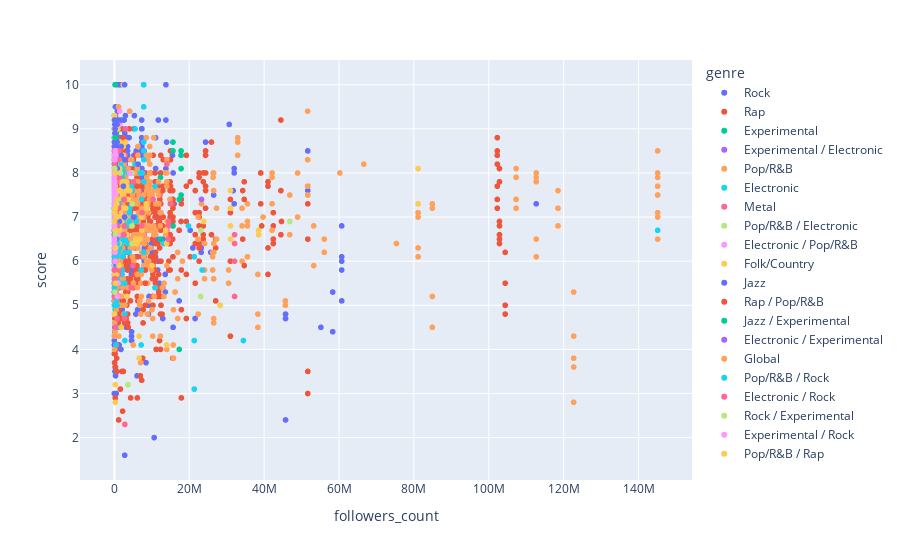

Notebook cell for this chart:
### Code cell
px.scatter(df_filtered, x='followers_count', y='score', color='genre')

### Figure 1 — Plotly figure (JSON) as saved in the notebook; plotly's stock layout.template omitted (floating-point values rounded to 4 significant figures; data arrays with more than 128 entries replaced by an {"elided": "..."} marker saying what was removed)
{"data": [{"hovertemplate": "genre=Rock<br>followers_count=%{x}<br>score=%{y}<extra></extra>", "legendgroup": "Rock", "marker": {"color": "#636efa", "symbol": "circle"}, "mode": "markers", "name": "Rock", "showlegend": true, "type": "scattergl", "x": {"elided": "2407 float values"}, "xaxis": "x", "y": {"elided": "2407 float values"}, "yaxis": "y"}, {"hovertemplate": "genre=Rap<br>followers_count=%{x}<br>score=%{y}<extra></extra>", "legendgroup": "Rap", "marker": {"color": "#EF553B", "symbol": "circle"}, "mode": "markers", "name": "Rap", "showlegend": true, "type": "scattergl", "x": {"elided": "1334 float values"}, "xaxis": "x", "y": {"elided": "1334 float values"}, "yaxis": "y"}, {"hovertemplate": "genre=Experimental<br>followers_count=%{x}<br>score=%{y}<extra></extra>", "legendgroup": "Experimental", "marker": {"color": "#00cc96", "symbol": "circle"}, "mode": "markers", "name": "Experimental", "showlegend": true, "type": "scattergl", "x": {"elided": "696 float values"}, "xaxis": "x", "y": {"elided": "696 float values"}, "yaxis": "y"}, {"hovertemplate": "genre=Experimental / Electronic<br>followers_count=%{x}<br>score=%{y}<extra></extra>", "legendgroup": "Experimental / Electronic", "marker": {"color": "#ab63fa", "symbol": "circle"}, "mode": "markers", "name": "Experimental / Electronic", "showlegend": true, "type": "scattergl", "x": [666100.0, 666100.0, 666100.0, 666100.0, 54030.0, 11860.0, 4636000.0, 93220.0, 19100.0, 10600.0, 57280.0, 10350.0, 10350.0, 2029.0, 2029.0, 3488.0, 3212.0, 7396.0, 4410.0, 114900.0, 114900.0, 11910.0, 11910.0, 11910.0, 5213.0, 5213.0, 34050.0, 306.0, 12560.0, 12560.0, 10190.0, 24670.0, 24670.0, 24670.0, 24670.0, 24670.0, 24670.0, 6905.0, 809200.0, 809200.0, 809200.0], "xaxis": "x", "y": [7.4, 7.9, 5.6, 8.2, 7.3, 7.4, 8.0, 8.2, 7.5, 7.8, 6.7, 7.7, 7.8, 7.7, 8.0, 7.3, 6.7, 7.1, 7.6, 6.5, 6.7, 7.4, 7.6, 6.7, 7.7, 7.1, 5.8, 7.8, 7.4, 7.6, 6.8, 7.7, 7.6, 7.3, 6.7, 7.5, 7.6, 7.6, 7.7, 7.9, 7.3], "yaxis": "y"}, {"hovertemplate": "genre=Pop/R&B<br>followers_count=%{x}<br>score=%{y}<extra></extra>", "legendgroup": "Pop/R&B", "marker": {"color": "#FFA15A", "symbol": "circle"}, "mode": "markers", "name": "Pop/R&B", "showlegend": true, "type": "scattergl", "x": {"elided": "930 float values"}, "xaxis": "x", "y": {"elided": "930 float values"}, "yaxis": "y"}, {"hovertemplate": "genre=Electronic<br>followers_count=%{x}<br>score=%{y}<extra></extra>", "legendgroup": "Electronic", "marker": {"color": "#19d3f3", "symbol": "circle"}, "mode": "markers", "name": "Electronic", "showlegend": true, "type": "scattergl", "x": {"elided": "1085 float values"}, "xaxis": "x", "y": {"elided": "1085 float values"}, "yaxis": "y"}, {"hovertemplate": "genre=Metal<br>followers_count=%{x}<br>score=%{y}<extra></extra>", "legendgroup": "Metal", "marker": {"color": "#FF6692", "symbol": "circle"}, "mode": "markers", "name": "Metal", "showlegend": true, "type": "scattergl", "x": {"elided": "168 float values"}, "xaxis": "x", "y": {"elided": "168 float values"}, "yaxis": "y"}, {"hovertemplate": "genre=Pop/R&B / Electronic<br>followers_count=%{x}<br>score=%{y}<extra></extra>", "legendgroup": "Pop/R&B / Electronic", "marker": {"color": "#B6E880", "symbol": "circle"}, "mode": "markers", "name": "Pop/R&B / Electronic", "showlegend": true, "type": "scattergl", "x": [521700.0, 521700.0, 23070000.0, 23070000.0, 19340.0, 46850000.0, 7740.0, 96100.0, 3631000.0, 5522.0, 5522.0, 4745000.0, 4745000.0, 4745000.0, 4745000.0, 402600.0, 402600.0, 402600.0, 24370.0, 82830.0, 173600.0, 173600.0, 15810.0, 32640.0, 32640.0], "xaxis": "x", "y": [7.2, 7.4, 6.7, 5.2, 7.9, 6.9, 6.7, 6.3, 3.2, 6.8, 7.0, 7.3, 6.8, 6.4, 8.0, 8.0, 7.7, 8.2, 7.6, 7.2, 5.8, 6.2, 7.8, 7.4, 6.3], "yaxis": "y"}, {"hovertemplate": "genre=Electronic / Pop/R&B<br>followers_count=%{x}<br>score=%{y}<extra></extra>", "legendgroup": "Electronic / Pop/R&B", "marker": {"color": "#FF97FF", "symbol": "circle"}, "mode": "markers", "name": "Electronic / Pop/R&B", "showlegend": true, "type": "scattergl", "x": [21110.0, 40660.0, 1747000.0, 2655.0, 2441000.0, 2441000.0, 431800.0, 431800.0, 1440000.0, 1440000.0, 1440000.0, 14940.0, 594500.0, 13480.0, 13480.0, 269400.0, 4107000.0, 21780.0, 3934.0, 4308.0, 808400.0, 30710.0, 990400.0, 990400.0, 63990.0, 18590.0, 4425.0, 732700.0, 14510.0, 83420.0, 50780.0, 8429.0], "xaxis": "x", "y": [7.4, 8.2, 7.1, 7.4, 8.4, 8.4, 8.6, 7.7, 9.4, 7.8, 9.1, 7.8, 7.4, 7.6, 7.9, 8.0, 8.0, 7.2, 6.4, 8.2, 5.2, 7.0, 6.6, 5.5, 6.5, 5.7, 8.5, 7.3, 6.6, 5.9, 8.1, 7.4], "yaxis": "y"}, {"hovertemplate": "genre=Folk/Country<br>followers_count=%{x}<br>score=%{y}<extra></extra>", "legendgroup": "Folk/Country", "marker": {"color": "#FECB52", "symbol": "circle"}, "mode": "markers", "name": "Folk/Country", "showlegend": true, "type": "scattergl", "x": {"elided": "378 float values"}, "xaxis": "x", "y": {"elided": "378 float values"}, "yaxis": "y"}, {"hovertemplate": "genre=Jazz<br>followers_count=%{x}<br>score=%{y}<extra></extra>", "legendgroup": "Jazz", "marker": {"color": "#636efa", "symbol": "circle"}, "mode": "markers", "name": "Jazz", "showlegend": true, "type": "scattergl", "x": {"elided": "217 float values"}, "xaxis": "x", "y": {"elided": "217 float values"}, "yaxis": "y"}, {"hovertemplate": "genre=Rap / Pop/R&B<br>followers_count=%{x}<br>score=%{y}<extra></extra>", "legendgroup": "Rap / Pop/R&B", "marker": {"color": "#EF553B", "symbol": "circle"}, "mode": "markers", "name": "Rap / Pop/R&B", "showlegend": true, "type": "scattergl", "x": [17910.0, 69020.0, 102300000.0, 102300000.0, 102300000.0, 102300000.0, 102300000.0, 102300000.0, 102300000.0, 624700.0, 624700.0, 624700.0, 624700.0, 6033000.0, 3221000.0, 34690000.0, 34690000.0, 34690000.0, 39090000.0, 145800.0, 10900000.0, 4858.0, 3629.0, 36480.0, 24460.0, 7823.0, 8253000.0, 8253000.0, 8253000.0, 7309000.0, 14890000.0, 1148000.0], "xaxis": "x", "y": [6.7, 6.7, 8.2, 8.5, 7.2, 7.7, 8.4, 7.4, 8.8, 7.2, 7.7, 7.7, 8.3, 7.7, 6.0, 7.4, 7.8, 5.9, 8.0, 7.3, 6.4, 7.3, 7.2, 7.0, 6.5, 7.7, 5.5, 5.0, 5.8, 7.7, 6.5, 8.0], "yaxis": "y"}, {"hovertemplate": "genre=Jazz / Experimental<br>followers_count=%{x}<br>score=%{y}<extra></extra>", "legendgroup": "Jazz / Experimental", "marker": {"color": "#00cc96", "symbol": "circle"}, "mode": "markers", "name": "Jazz / Experimental", "showlegend": true, "type": "scattergl", "x": [225400.0, 225400.0, 225400.0, 5907.0, 236300.0, 211.0, 9720.0, 9720.0, 9720.0, 9720.0, 5644.0, 5644.0, 7827.0, 7827.0, 7827.0, 7827.0, 486.0, 658.0, 412000.0, 2665.0, 8044.0, 105000.0, 105000.0, 6616.0, 6616.0, 5740.0, 59060.0, 11440.0, 16380.0, 31980.0], "xaxis": "x", "y": [8.8, 8.5, 8.4, 7.6, 8.5, 7.1, 7.7, 6.9, 7.8, 7.9, 8.0, 8.1, 8.0, 7.7, 6.9, 7.7, 7.4, 8.0, 7.8, 7.7, 7.1, 8.3, 8.5, 7.5, 7.3, 7.2, 7.3, 7.3, 7.8, 7.5], "yaxis": "y"}, {"hovertemplate": "genre=Electronic / Experimental<br>followers_count=%{x}<br>score=%{y}<extra></extra>", "legendgroup": "Electronic / Experimental", "marker": {"color": "#ab63fa", "symbol": "circle"}, "mode": "markers", "name": "Electronic / Experimental", "showlegend": true, "type": "scattergl", "x": [1.0, 36300.0, 36300.0, 70190.0, 70190.0, 70190.0, 70190.0, 70190.0, 828900.0, 159700.0, 1159.0, 110100.0, 29630.0, 130400.0, 31520.0, 3875.0, 1403.0, 489.0, 5918.0, 5918.0, 2019.0, 256600.0, 256600.0, 256600.0, 11550.0, 11550.0, 1322.0, 11720.0, 20290.0, 1866.0, 10320.0, 10320.0, 82190.0, 84910.0, 63510.0, 693.0, 21480.0, 21480.0, 21480.0, 1262.0, 797.0, 17640.0, 17640.0, 17640.0, 17640.0, 5832.0, 5832.0, 7008.0, 74480.0, 4700.0, 4700.0, 4700.0, 33310.0, 33310.0, 4982.0, 4661.0, 617.0, 7325.0, 10090.0, 31980.0, 31980.0, 1248.0, 1215.0, 125500.0, 925.0, 35650.0, 156700.0, 27340.0, 23270000.0, 24300.0, 24300.0, 87020.0, 10540.0, 13500.0, 7379.0, 26290.0, 26290.0], "xaxis": "x", "y": [7.5, 7.6, 7.7, 6.8, 7.8, 6.0, 7.4, 7.3, 6.8, 6.8, 7.6, 6.8, 7.7, 7.4, 7.0, 7.4, 7.2, 7.2, 7.3, 7.0, 6.6, 7.7, 6.2, 7.6, 7.8, 8.0, 7.1, 7.5, 7.6, 7.4, 7.4, 7.7, 8.0, 7.3, 7.3, 6.8, 7.6, 7.4, 7.4, 7.1, 7.7, 7.2, 7.1, 7.2, 8.0, 7.5, 7.5, 7.8, 7.3, 7.7, 7.6, 8.0, 6.2, 6.7, 6.4, 7.4, 7.2, 8.3, 7.8, 7.0, 7.4, 6.9, 7.3, 7.2, 7.8, 7.4, 7.1, 7.7, 7.4, 6.9, 7.7, 7.0, 7.0, 7.7, 7.7, 8.0, 7.9], "yaxis": "y"}, {"hovertemplate": "genre=Global<br>followers_count=%{x}<br>score=%{y}<extra></extra>", "legendgroup": "Global", "marker": {"color": "#FFA15A", "symbol": "circle"}, "mode": "markers", "name": "Global", "showlegend": true, "type": "scattergl", "x": [253100.0, 2154.0, 633800.0, 7.0, 680.0, 674800.0, 196700.0, 4687.0, 836.0, 1247.0, 1615.0, 7705.0, 163000.0, 11800000.0, 462700.0], "xaxis": "x", "y": [7.7, 7.2, 7.6, 7.8, 7.3, 8.5, 7.7, 7.3, 6.9, 7.4, 6.2, 7.7, 7.5, 7.8, 7.1], "yaxis": "y"}, {"hovertemplate": "genre=Pop/R&B / Rock<br>followers_count=%{x}<br>score=%{y}<extra></extra>", "legendgroup": "Pop/R&B / Rock", "marker": {"color": "#19d3f3", "symbol": "circle"}, "mode": "markers", "name": "Pop/R&B / Rock", "showlegend": true, "type": "scattergl", "x": [51170.0, 869300.0, 1292.0, 251900.0, 106200.0, 106200.0, 986400.0, 137500.0, 963000.0, 963000.0, 963000.0, 24520.0, 129600.0, 129600.0, 129600.0, 24470.0, 7162000.0, 7162000.0, 1430.0, 47790.0, 120200.0, 447200.0, 57130.0, 42280.0, 7841000.0, 7841000.0, 7841000.0, 7841000.0, 7841000.0, 7841000.0, 7841000.0, 7841000.0, 7841000.0, 354400.0, 354400.0, 19790000.0, 631.0], "xaxis": "x", "y": [6.3, 6.4, 6.8, 7.2, 8.3, 7.7, 5.9, 7.3, 7.2, 6.8, 7.3, 7.2, 6.8, 7.7, 7.3, 7.5, 5.8, 4.1, 7.0, 6.8, 7.5, 7.8, 7.7, 6.4, 10.0, 8.5, 9.5, 10.0, 8.3, 10.0, 6.2, 8.7, 7.8, 7.5, 7.2, 6.8, 7.2], "yaxis": "y"}, {"hovertemplate": "genre=Electronic / Rock<br>followers_count=%{x}<br>score=%{y}<extra></extra>", "legendgroup": "Electronic / Rock", "marker": {"color": "#FF6692", "symbol": "circle"}, "mode": "markers", "name": "Electronic / Rock", "showlegend": true, "type": "scattergl", "x": [7391.0, 9835.0, 164200.0, 146100.0, 1822.0, 686900.0, 686900.0, 487000.0, 7363000.0, 7363000.0, 24750.0, 1186000.0, 12160.0, 230900.0, 14450000.0, 14450000.0, 14450000.0, 363000.0, 107600.0, 839400.0, 86930.0, 215800.0, 30430.0, 1242000.0, 1242000.0, 58540.0, 16030.0, 2608000.0, 2608000.0, 2608000.0, 51930.0, 15120000.0, 60210.0, 40300.0, 6410.0, 22590.0, 60600.0, 638900.0, 22890.0, 39280.0, 39280.0, 39280.0, 13960.0, 13960.0, 1110000.0, 259800.0, 393600.0, 53520.0, 53520.0, 99400.0, 635500.0, 10240.0, 38770.0, 38770.0, 1214000.0, 1214000.0, 738400.0, 140000.0, 233200.0, 215400.0, 182400.0], "xaxis": "x", "y": [7.8, 7.1, 7.3, 7.8, 7.5, 7.5, 8.0, 7.1, 6.8, 7.1, 6.3, 5.8, 7.7, 7.0, 6.9, 6.8, 6.5, 7.1, 6.8, 6.8, 7.0, 7.0, 6.5, 8.5, 7.9, 7.0, 8.2, 6.8, 7.4, 6.6, 7.6, 7.3, 6.8, 8.5, 8.0, 6.8, 7.5, 7.3, 8.3, 8.5, 8.0, 8.0, 5.8, 7.0, 7.2, 6.0, 6.0, 6.3, 7.3, 7.0, 7.8, 7.0, 7.8, 7.3, 8.0, 8.3, 4.7, 6.9, 6.0, 5.5, 5.6], "yaxis": "y"}, {"hovertemplate": "genre=Rock / Experimental<br>followers_count=%{x}<br>score=%{y}<extra></extra>", "legendgroup": "Rock / Experimental", "marker": {"color": "#B6E880", "symbol": "circle"}, "mode": "markers", "name": "Rock / Experimental", "showlegend": true, "type": "scattergl", "x": [925.0, 72450.0, 72450.0, 72450.0, 451.0, 146800.0, 574.0, 175000.0, 6709.0, 6709.0, 107600.0, 107600.0, 107600.0, 354000.0, 133700.0, 3.0, 190.0, 8256.0, 8256.0, 239000.0, 31780.0, 34580.0, 11330.0, 11330.0, 11330.0, 11330.0, 1561000.0, 236700.0, 140500.0, 283.0, 343.0, 170100.0, 170100.0, 170100.0], "xaxis": "x", "y": [7.6, 8.1, 8.3, 8.0, 7.4, 6.7, 6.8, 7.7, 7.4, 7.4, 7.3, 8.1, 7.8, 7.3, 6.3, 7.4, 7.0, 8.1, 7.8, 6.7, 7.4, 7.6, 7.6, 6.5, 7.8, 7.6, 8.0, 6.6, 5.3, 7.7, 7.1, 7.1, 7.6, 7.2], "yaxis": "y"}, {"hovertemplate": "genre=Experimental / Rock<br>followers_count=%{x}<br>score=%{y}<extra></extra>", "legendgroup": "Experimental / Rock", "marker": {"color": "#FF97FF", "symbol": "circle"}, "mode": "markers", "name": "Experimental / Rock", "showlegend": true, "type": "scattergl", "x": [576400.0, 576400.0, 427000.0, 427000.0, 427000.0, 427000.0, 18160.0, 18160.0, 6054.0, 8398.0, 8398.0, 19870.0, 189600.0, 348.0, 120.0, 1258.0, 28090.0, 947.0, 44480.0, 44480.0, 87180.0, 232600.0, 232600.0, 1031.0, 22060.0, 17790.0, 116900.0, 25140.0, 28640.0, 28640.0, 4999.0, 4999.0, 17300.0, 60650.0, 12600.0, 30810.0, 3677.0, 28720.0, 4871.0, 13110.0, 126100.0, 21820.0, 33890.0, 33890.0, 236700.0, 1705.0, 189300.0, 189300.0, 1896.0, 156800.0], "xaxis": "x", "y": [7.3, 7.6, 7.4, 8.4, 7.6, 7.5, 7.9, 7.4, 8.0, 7.5, 7.3, 7.5, 6.2, 7.5, 6.8, 7.5, 8.0, 8.0, 7.6, 7.6, 8.3, 8.0, 7.4, 7.4, 6.9, 6.5, 7.4, 7.5, 6.5, 7.0, 6.9, 7.3, 8.0, 7.0, 7.8, 7.7, 7.8, 6.3, 7.5, 6.8, 7.5, 6.8, 8.0, 6.4, 8.5, 8.4, 6.0, 7.0, 7.0, 8.0], "yaxis": "y"}, {"hovertemplate": "genre=Pop/R&B / Rap<br>followers_count=%{x}<br>score=%{y}<extra></extra>", "legendgroup": "Pop/R&B / Rap", "marker": {"color": "#FECB52", "symbol": "circle"}, "mode": "markers", "name": "Pop/R&B / Rap", "showlegend": true, "type": "scattergl", "x": [1357000.0, 28260000.0, 88020.0, 88020.0, 1830000.0, 653200.0, 653200.0, 6620000.0, 6620000.0, 387600.0, 726900.0, 237100.0, 5740000.0, 5740000.0, 38510000.0, 38510000.0, 232700.0, 10070000.0, 31010000.0, 31010000.0, 31010000.0, 31010000.0, 31010000.0, 633200.0, 13730000.0, 81670.0, 1272000.0, 345500.0, 345500.0, 345500.0, 1686.0], "xaxis": "x", "y": [7.6, 5.0, 7.2, 7.1, 4.5, 7.3, 7.4, 4.3, 3.8, 6.7, 7.0, 7.2, 6.5, 6.4, 6.6, 6.7, 8.0, 5.9, 7.2, 7.2, 7.6, 6.5, 6.8, 7.4, 6.7, 7.1, 5.9, 6.3, 5.5, 6.7, 6.9], "yaxis": "y"}], "layout": {"legend": {"title": {"text": "genre"}, "tracegroupgap": 0}, "margin": {"t": 60}, "xaxis": {"anchor": "y", "domain": [0, 1], "title": {"text": "followers_count"}}, "yaxis": {"anchor": "x", "domain": [0, 1], "title": {"text": "score"}}}}
